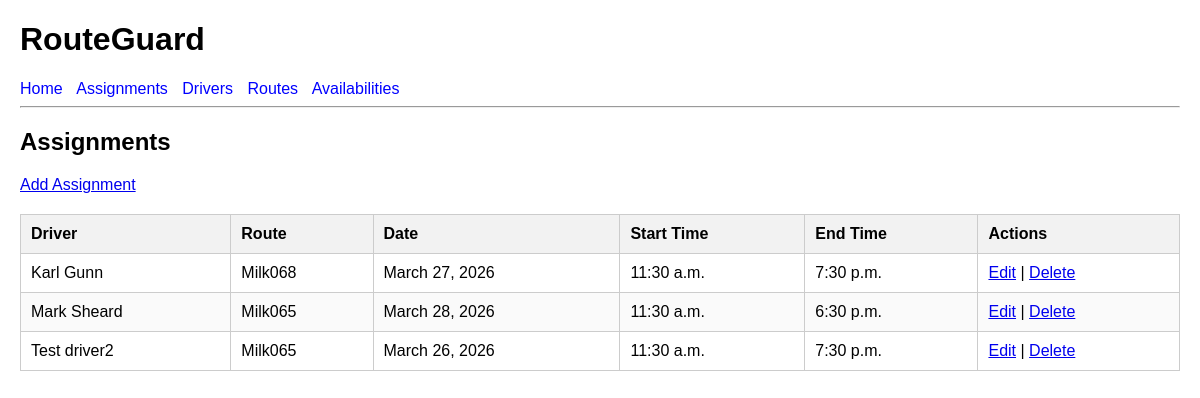
The page /assignments/ on the database as committed earlier.
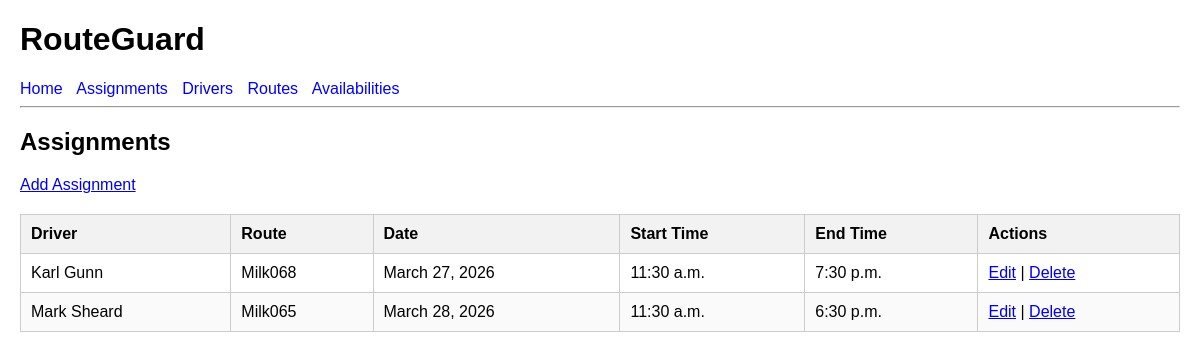
The same page on the database as committed later.
### planner/models.py (models this page shows, shortened)
class Assignment(models.Model):
    driver = models.ForeignKey(Driver, on_delete=models.CASCADE)
    route = models.ForeignKey(Route, on_delete=models.CASCADE)
    date = models.DateField()
    start_time = models.TimeField()
    end_time = models.TimeField()

class Driver(models.Model):
    name = models.CharField(max_length=100)
    employee_id = models.CharField(max_length=20, unique=True)
    active = models.BooleanField(default=True)
    def __str__(self):
        return self.name

class Route(models.Model):
    name = models.CharField(max_length=100)
    destination = models.CharField(max_length=100)
    estimated_hours = models.DecimalField(max_digits=4, decimal_places=1)
    def __str__(self):
        return self.name

### planner/views.py (the view)
# urls.py: path("assignments/", views.assignment_list, name="assignment_list"),
def assignment_list(request):
    assignments = Assignment.objects.all()
    return render(
        request,
        "planner/assignment_list.html",
        {"assignments": assignments},
    )

### planner/templates/planner/assignment_list.html
{% extends "base.html" %}
{% block content %}
<h2>Assignments</h2>
<p><a href="{% url 'create_assignment' %}">Add Assignment</a></p>
{% if assignments %}
    <table>
        <thead>
            <tr>
                <th>Driver</th>
                <th>Route</th>
                <th>Date</th>
                <th>Start Time</th>
                <th>End Time</th>
                <th>Actions</th>
            </tr>
        </thead>
        <tbody>
            {% for assignment in assignments %}
                <tr>
                    <td>{{ assignment.driver }}</td>
                    <td>{{ assignment.route }}</td>
                    <td>{{ assignment.date }}</td>
                    <td>{{ assignment.start_time }}</td>
                    <td>{{ assignment.end_time }}</td>
                    <td>
                        <a href="{% url 'edit_assignment' assignment.id %}">Edit</a>
                        |
                        <a href="{% url 'delete_assignment' assignment.id %}">Delete</a>
                </tr>
            {% endfor %}
        </tbody>
    </table>
{% else %}
    <p>No assignments have been added yet.</p>
{% endif %}
{% endblock %}

Rows that differ between the two databases and show on the page:
removed Assignment: driver "Test driver2", route "Milk065", date "March 26, 2026", start_time "11:30 a.m.", end_time "7:30 p.m."
